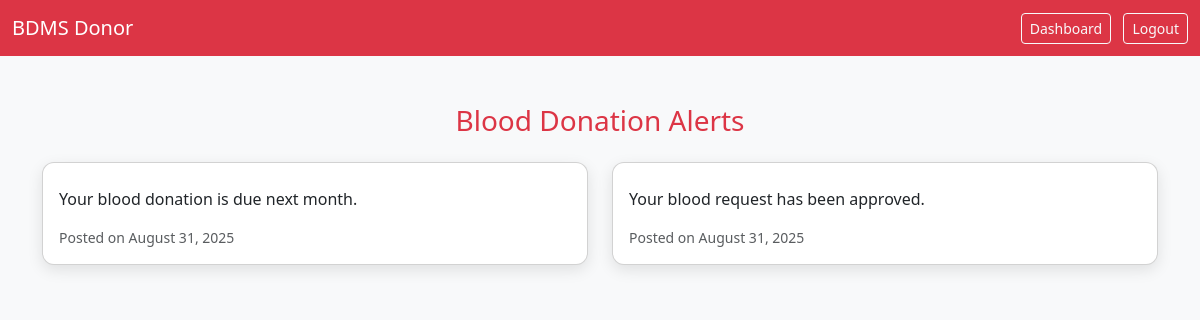
The page /donor/alerts.php (signed in) on the database its author committed.
### tables this page shows
CREATE TABLE `alerts` (
  `alert_id` int(11) NOT NULL,
  `title` varchar(255) NOT NULL,
  `user_id` int(11) NOT NULL,
  `body` text NOT NULL,
  `alert_type` enum('info','warning','success','danger') DEFAULT 'info',
  `status` enum('unread','read') DEFAULT 'unread',
  `created_at` timestamp NOT NULL DEFAULT current_timestamp()
);

### donor/alerts.php (the view, shortened to what this page needs)
<?php
require_once '../db.php';
$alerts = $pdo->query("SELECT * FROM alerts ORDER BY created_at DESC")->fetchAll(PDO::FETCH_ASSOC);
?>
<!doctype html>
<html lang="en">
<head>
<link href="https://cdn.jsdelivr.net/npm/bootstrap@5.3.3/dist/css/bootstrap.min.css" rel="stylesheet">
</head>
<body>
<nav class="navbar navbar-expand-lg">
  <div class="container-fluid">
    <a class="navbar-brand" href="dashboard.php">BDMS Donor</a>
    <div class="ms-auto">
      <a class="btn btn-outline-light btn-sm me-2" href="dashboard.php">Dashboard</a>
      <a class="btn btn-outline-light btn-sm" href="../logout.php">Logout</a>
    </div>
  </div>
</nav>
<div class="container py-5">
    <h3 class="mb-4 text-center text-danger">Blood Donation Alerts</h3>
    <div class="row g-4">
        <?php if($alerts): foreach($alerts as $a): ?>
        <div class="col-md-6">
            <div class="card p-3">
                <p class="card-text"><?php echo htmlspecialchars($a['body']); ?></p>
                <small class="text-muted">Posted on <?php echo htmlspecialchars(date('F j, Y', strtotime($a['created_at']))); ?></small>
            </div>
        </div>
        <?php endforeach; else: ?>
        <div class="col-12">
            <div class="alert alert-info text-center">No alerts at the moment.</div>
        </div>
        <?php endif; ?>
    </div>
</div>
</body>
</html>

### donor/alerts.php (style rules this page uses)
body { background-color:#f8f9fa; }
.navbar { background-color: #dc3545; }
.navbar-brand, .navbar-nav .nav-link { color: white !important; }
.card { border-radius:0.75rem; box-shadow:0 5px 15px rgba(0,0,0,0.1); }

### rows shown on the page
alerts: body "Your blood donation is due next month.", created_at "August 31, 2025"
alerts: body "Your blood request has been approved.", created_at "August 31, 2025"
